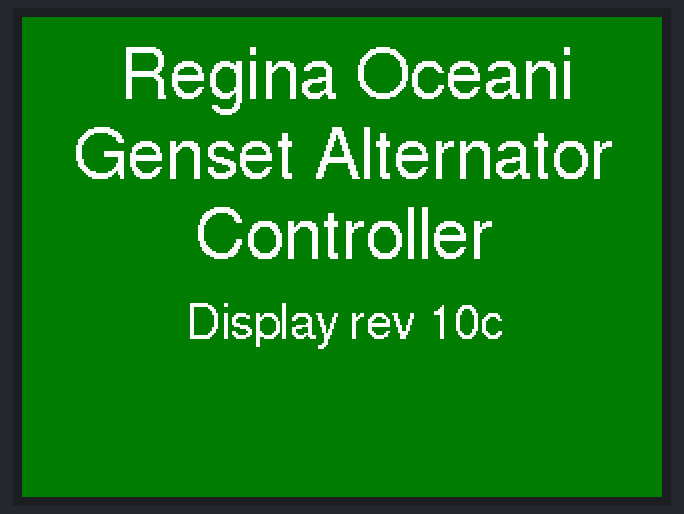
Recording of a program running on a simulated Arduino Uno, built with avr-gcc and run on an emulated ATmega328P. Parts: 320×240 colour display.

Above: at 0.3 s.
At 19.4 s:
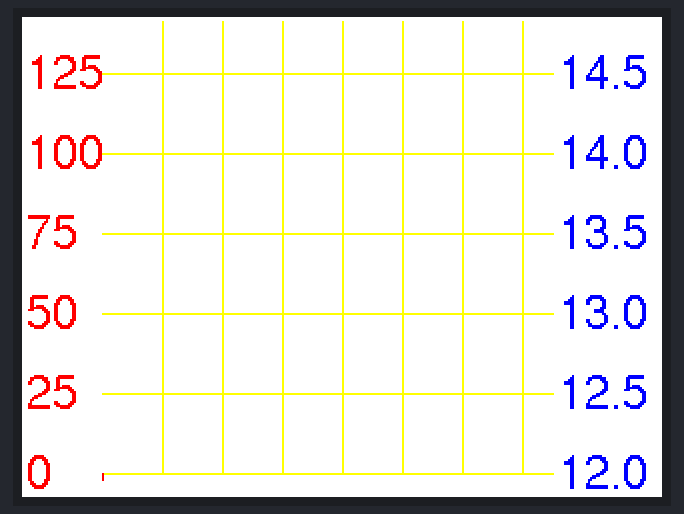
At 34.4 s:
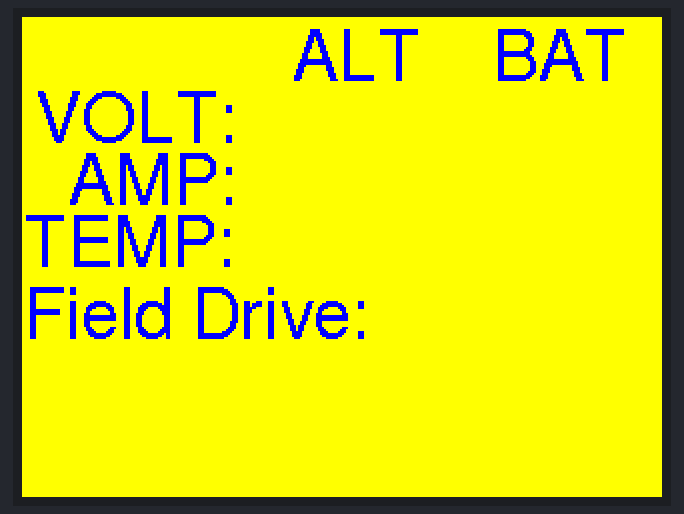

The program:

main.cpp
```cpp
//  Remote Serial Display for Alternator Controller rev 10c
//
//  works with SmartRegulator rev 1.3.1.12
//


#include "Arduino.h"
#include "main.h"


void setup(void)
{
  Serial.begin(115200);

  tft.reset();
  tft.begin(LCD_DRIVER);
  tft.setRotation(3);

  DrawScreen1();
  screenState = Screen1New;

  startTime = millis();
} //void setup(void)


void loop(void)
{
  if (getSerialString()) {
    if (ParseString()) {  // unpack string and SetNewValue
      if (screenState == Screen2Active) { //Update Screen2 if being shown
        Screen2Objects[objectNumber]->UpdateDisplayField();
      }
    }
  } //if (getSerialString()) {

  //State Machine manages screens
  currentTime = millis();
  switch (screenState) {
    case Screen1New:
      if ((currentTime - startTime) > Screen1DelayForRevCode) {
        tft.setTextColor(Screen1TextColor);
        fCR.UpdateDisplayField(); //dislay the alt controller rev code
        screenState = Screen1Active;
      }

    case Screen1Active:
      if ((currentTime - startTime) > Screen1Duration) { // when start screen is complete, set up to load Screen2
        UpdateGraphDataArray();  //put first set of data into GraphDataArray
        screenState = Screen2New;
        startTime = currentTime;  //startTime is reused in managing UpdateGraphDataArray timing
      }
      break;

    case Screen2New:
      RefreshScreen2();
      screenState = Screen2Active;
      screenToggleStartTime = currentTime;  // reset timer for switching screens
      break;

    case Screen2Active:
      if ((currentTime - startTime) > xAxisTimeInterval) UpdateGraphDataArray();
      break;

    case Screen3New:
      RefreshScreen3();  // if drawing first time, xAxisTime = 0 so no data drawn, just grid and labels
      screenState = Screen3Active;
      screenToggleStartTime = currentTime;  // reset timer for switching screens
      break;

    case Screen3Active:
      if ((currentTime - startTime) > xAxisTimeInterval) UpdateGraphDataArray();
      break;

  } //switch (screenState)
  if ((currentTime - screenToggleStartTime) > ScreenToggleInterval) ToggleScreens();

} // loop

bool getSerialString() {
  static byte dataBufferIndex = 0;
  static bool storeString;

  while (Serial.available() > 0) {
    char incomingbyte = Serial.read();
    if (incomingbyte == startChar) {
      dataBufferIndex = 0;  //Initialize our dataBufferIndex variable
      storeString = true;
    }
    if (storeString) {
      //Let's check our index here, and abort if we're outside our buffer size
      //We use our define here so our buffer size can be easily modified
      if (dataBufferIndex == DATABUFFERSIZE) {
        //Oops, our index is pointing to an array element outside our buffer.
        dataBufferIndex = 0;
        break;
      }
      if (incomingbyte == endChar) {
        storeString = false;
        dataBuffer[dataBufferIndex] = 0; //null terminate the C string
        //Our data string is complete.
        return (true);
      }
      else {
        dataBuffer[dataBufferIndex++] = incomingbyte;
        dataBuffer[dataBufferIndex] = 0; //null terminate the C string
      }
    //}
   // else {

    }
    //fall out the bottom with flag_StringReady still false;
  }//while (Serial.available() > 0) {
  return (false);
}//getSerialString()


bool ParseString() {
  char* valPosition;
  uint8_t i = 0;
  //This initializes strtok with our string to tokenize
  valPosition = strtok(dataBuffer, delimiters);

  while (valPosition != NULL) {
    if (i == 0) {
      if (strcmp(valPosition, DISPLAYSTRINGHEADER) != 0) {
        valPosition = NULL;
        return false;  //abort because this is not the string we are looking for
      }
    }
    if (i == 1) {
      objectNumber = atoi(valPosition);
    }
    if (i++ == 2) {
     //stringField = valPosition;
      // put any incoming data into correct object m_NewValue
      if (objectNumber == fnCR) { // alt controller rev code
       // fCR.SetNewValue(stringField);
       fCR.SetNewValue(valPosition);
      }
      else
        Screen2Objects[objectNumber]->SetNewValue(valPosition);
    }

    //Here we pass in a NULL value, which tells strtok to continue working with the previous string
    valPosition = strtok(NULL, delimiters);
  }//while
  return true; //complete parsing
}//ParseString()


void DrawScreen1(void) {
  tft.fillScreen(Screen1FillColor);
  tft.setTextColor(Screen1TextColor);
  fS1L1.SetNewValue("Regina Oceani");
  fS1L2.SetNewValue("Genset Alternator");
  fS1L3.SetNewValue("Controller");
  fS1L4.SetNewValue(Revision);
  for (size_t i = 0; i < sizeof Screen1Objects / sizeof Screen1Objects[0]; i++) {
    Screen1Objects[i]->UpdateDisplayField();
  }
}//void DrawScreen1(void) {


void DrawStaticScreen2(void) {
  tft.fillScreen(Screen2FillColor);
  tft.setTextColor(Screen2TextColor);
  tft.setFont(Screen2Font);
  for (int i = 0; i < Screen2StaticLines; i++) {
    tft.setCursor(Screen2StaticData[i].column,  Screen2StaticData[i].row);
    tft.print(Screen2StaticData[i].text);
  }
}//DrawStaticScreen2(void)


void RefreshScreen2(void) {
  DrawStaticScreen2();
  for (size_t i = 0; i < sizeof Screen2Objects / sizeof Screen2Objects[0]; i++) {
    Screen2Objects[i]->UpdateDisplayField();  //refresh using existing m_newValue data
  }
}


void RefreshScreen3(void) {
  tft.fillScreen(Screen3FillColor);
  DrawYGrid();
  LabelAxes();
  for (uint8_t index = 0; index < xAxisTime; index++) {
    DrawGraphLines(index);
  }
}//void RefreshScreen3(void)


void DrawGraphLines(int Time) {
  int Height = map(Volts[Time], GraphLowerVoltage, GraphUpperVoltage, GridBottomY, GridYZero);
  //  fillRect(top left x,             top left y, width, height,       color)
  tft.fillRect(Time + GridBottomLeftX, Height,       1,   240 - Height, VoltColor);
  DrawYGrid();
  DrawXGrid();

  //now calc and update Amps line
  Height = map(Amps[Time], 0, 125, 228, 28);
  tft.drawPixel(Time + GridBottomLeftX, Height - 1, Screen3FillColor); // create white margin on Amps line
  tft.fillRect(Time + GridBottomLeftX, Height, 1, 4, AmpColor);
  tft.drawPixel(Time + GridBottomLeftX, Height + 5, Screen3FillColor);
}


void DrawYGrid(void) { //draw horizontal grid lines
  for (int Y = 0; (Y * YGridStep) < DisplayMaxY; Y++ ) {
    tft.drawLine(GridBottomLeftX, GridBottomY - Y * YGridStep, GridBottomRightX, GridBottomY - Y * YGridStep, Screen3GridLineColor); //x-axis
  }
}//DrawGrid

void DrawXGrid(void) { //draw vertical grid lines}
  for (int X = 1; X < 8; X++ ){  // start at 1, so 15 minutes
    tft.drawLine(GridBottomLeftX + XGridStep * X, GridBottomY, GridBottomLeftX + XGridStep * X, UpperLeftY, Screen3GridLineColor);
  }
}

void LabelAxes(void) {
  // Serial.println("Label Axes");
  tft.setFont(Screen3Font);
  for (int Y = 0; (Y * YGridStep) < DisplayMaxY; Y++ ) {
    tft.setCursor(BottomRightX - LabelXOffset, BottomY - LabelYOffset - (Y * YGridStep));
    tft.setTextColor(VoltColor);
    tft.println(GraphLowerVoltageValue + (GraphVoltageStep * Y), 1);

    tft.setCursor(BottomLeftX, BottomY - LabelYOffset - (Y * YGridStep));
    tft.setTextColor(AmpColor);
    tft.println(GraphLowerAmpValue + (GraphAmpStep * Y));
  }
} //LabelAxes


void UpdateGraphDataArray(void) {
  //Puts current data into Volt and Amps arrays,
  //If currently displaying Screen3 (the graph), draw the new data
  if (xAxisTime < (GridBottomRightX - GridBottomLeftX)) {  // Stop if we are on the right edge of the graph
    Volts[xAxisTime] = uint8_t(10 * (atof(fBV.GetNewValue())));
    Amps[xAxisTime++] = uint8_t(atoi(fAA.GetNewValue()));
    if (screenState == Screen3Active) {  // if currently displaying graph, draw next bar
      DrawGraphLines(xAxisTime - 1);
    }
  }//if (xAxisTime < (GridBottomRightX ...
  startTime = currentTime;
}//void UpdateGraphDataArray(void)


void ToggleScreens(void) {
  if (screenState == Screen3Active) {
    screenState = Screen2New;
    return;
  }
  if (screenState == Screen2Active) screenState = Screen3New;
} //void ToggleScreens(void)
```

main.h
```cpp
#ifndef _MAIN_H_
#define _MAIN_H_

//SOFTWARE REVISION
char Revision [] = "Display rev 10c";

// includes
#include <Arduino.h>
#include "Config.h"
#include <Adafruit_GFX.h>    // Core graphics library
#include <Adafruit_TFTLCD.h> // Hardware-specific library
#include <Adafruit_I2CDevice.h> // Needed to fix problem with PIO not walking the library folders
#include "LCDfield.h"

// forward declarations

bool getSerialString(void);
void DrawScreen1(void);
bool ParseString(void);
void DrawStaticScreen2(void);
void RefreshScreen2(void);
void RefreshScreen3(void);
void DrawGraphLines(int);
void DrawYGrid(void);
void DrawXGrid(void);
void LabelAxes(void);
void UpdateGraphDataArray(void);
void ToggleScreens(void);

Adafruit_TFTLCD tft(LCD_CS, LCD_CD, LCD_WR, LCD_RD, LCD_RESET);

uint8_t Volts[GridBottomRightX - GridBottomLeftX];//(volts comes in as a string float, is multiplied by 10, and saved as an integer)
uint8_t Amps[GridBottomRightX - GridBottomLeftX];// (amps come in as a string integer, saves as an integer)
uint8_t xAxisTime = 0;

unsigned long currentTime, startTime;
unsigned long screenToggleStartTime;

uint8_t objectNumber;
uint8_t screenState;

//Display States
enum States {
  Screen1New     = 1,
  Screen1Active  = 2,
  Screen2New     = 3,
  Screen2Active  = 4,
  Screen3New     = 5,
  Screen3Active  = 6
};

#endif //_MAIN_H_
```

Config.h
```cpp
#ifndef _CONFIG_H_
#define _CONFIG_H_

#include "Arduino.h"

//****************************************************
// #define BENCHTEST
//****************************************************
#ifdef BENCHTEST
const unsigned long ScreenToggleInterval = 6 * 1000UL;
const unsigned long xAxisTimeInterval = 5 * 1000UL;
#else
const unsigned long ScreenToggleInterval = 15 * 1000UL;
const unsigned long xAxisTimeInterval = 30 * 1000UL; // 30 seconds
#endif
//****************************************************

const unsigned long Screen1DelayForRevCode = 1000UL;
const unsigned long Screen1Duration = 4000UL;

// TFT Hardware Definitions#define LCD_CS A3 // Chip Select goes to Analog 3
#define LCD_CD A2 // Command/Data goes to Analog 2
#define LCD_WR A1 // LCD Write goes to Analog 1
#define LCD_RD A0 // LCD Read goes to Analog 0
#define LCD_RESET A4 // Can alternately just connect to Arduino's reset pin
#define LCD_DRIVER 0x9341

// String Parsing Variables
#define DATABUFFERSIZE 40
#define DISPLAYSTRINGHEADER "$D"
char    delimiters[2] {':',','};
const char    startChar = '$';
const char    endChar   = '\r';

char    dataBuffer[DATABUFFERSIZE+1] = {'\0'}; // Make sure there's always a null character at end of buffer

#endif //_CONFIG_H_
```

Source omitted: LCDfield.h (9611 bytes)
